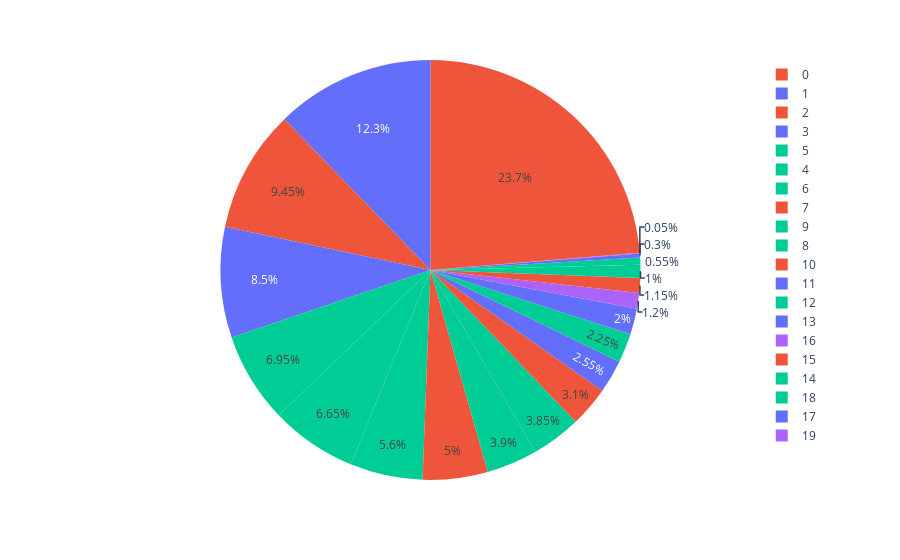

Here is the notebook cell this chart was saved with:
### Code cell
px.pie(df , names = 'fc' , color = 'price_range')

### Figure 1 — Plotly figure (JSON) as saved in the notebook; plotly's stock layout.template omitted (floating-point values rounded to 4 significant figures; data arrays with more than 128 entries replaced by an {"elided": "..."} marker saying what was removed)
{"data": [{"customdata": {"elided": "2000x1 int values"}, "domain": {"x": [0, 1], "y": [0, 1]}, "hovertemplate": "fc=%{label}<br>price_range=%{customdata[0]}<extra></extra>", "labels": {"elided": "2000 int values"}, "legendgroup": "", "marker": {"colors": {"elided": "2000 str values"}}, "name": "", "showlegend": true, "type": "pie"}], "layout": {"legend": {"tracegroupgap": 0}, "margin": {"t": 60}}}
